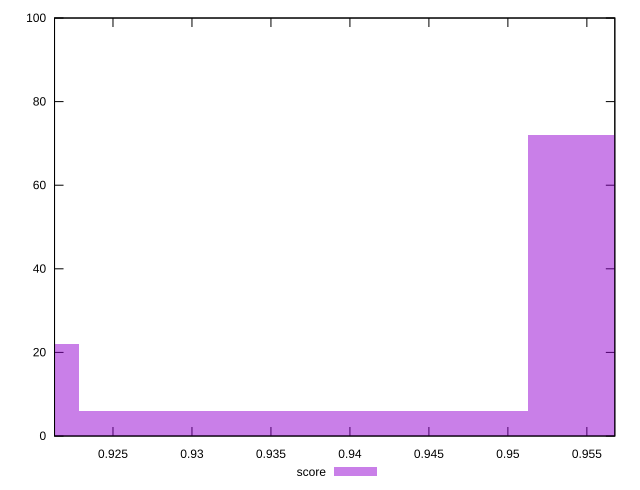

Here is the gnuplot script that generated this plot:
reset

$score <<EOF
0.9654484357205213 72
0.908657351266373 22
0.9370528934934472 6
EOF

set key outside below
set boxwidth 0.028395542227074157
set xrange [0.9212994102952925:0.9567701181098782]
set yrange [0:100]
set trange [0:100]
set style fill transparent solid 0.5 noborder
set terminal svg size 640, 490 enhanced background rgb 'white'
set output "report_00008_2021-01-22T20:58:29.167/first-meaningful-paint/samples/pages+cached/score/histogram.svg"

plot $score title "score" with boxes

reset
